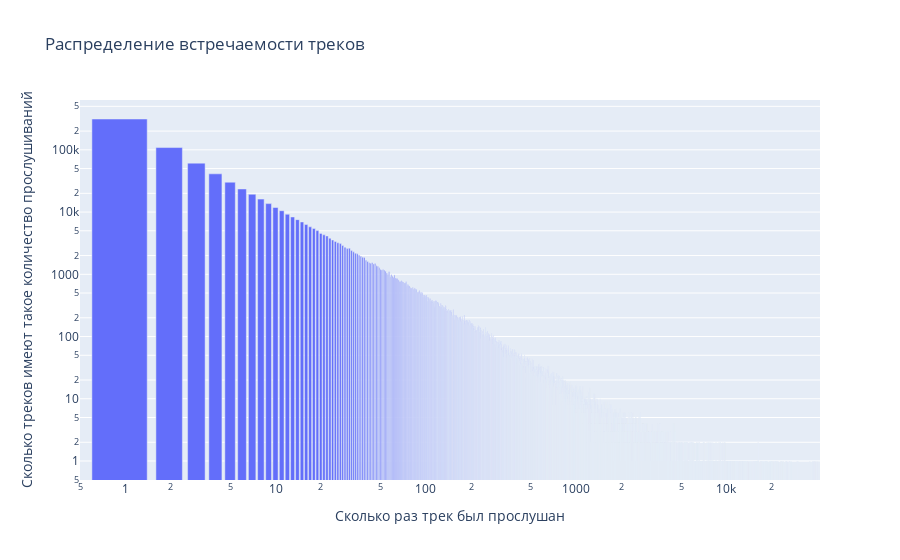

Notebook code for this chart:
### Markdown cell above
### Item id

### Code cell
df_listen = data[data["event_type"] == "listen"]
counts = df_listen["item_id"].value_counts()

# сколько треков встречались N раз
freq_of_freq = counts.value_counts().sort_index()
fig = px.bar(
    x=freq_of_freq.index,   # N раз
    y=freq_of_freq.values,  # сколько треков
    labels={
        "x": "Сколько раз трек был прослушан",
        "y": "Сколько треков имеют такое количество прослушиваний"
    },
    title="Распределение встречаемости треков"
)

fig.update_yaxes(type="log")
fig.update_xaxes(type="log") 

fig.show()

### Figure 1 — Plotly figure (JSON) as saved in the notebook; plotly's stock layout.template omitted (floating-point values rounded to 4 significant figures; data arrays with more than 128 entries replaced by an {"elided": "..."} marker saying what was removed)
{"data": [{"hovertemplate": "Сколько раз трек был прослушан=%{x}<br>Сколько треков имеют такое количество прослушиваний=%{y}<extra></extra>", "legendgroup": "", "marker": {"color": "#636efa", "pattern": {"shape": ""}}, "name": "", "orientation": "v", "showlegend": false, "textposition": "auto", "type": "bar", "x": {"elided": "4402 int values"}, "xaxis": "x", "y": {"elided": "4402 int values"}, "yaxis": "y"}], "layout": {"barmode": "relative", "legend": {"tracegroupgap": 0}, "title": {"text": "Распределение встречаемости треков"}, "xaxis": {"anchor": "y", "domain": [0, 1], "title": {"text": "Сколько раз трек был прослушан"}, "type": "log"}, "yaxis": {"anchor": "x", "domain": [0, 1], "title": {"text": "Сколько треков имеют такое количество прослушиваний"}, "type": "log"}}}
